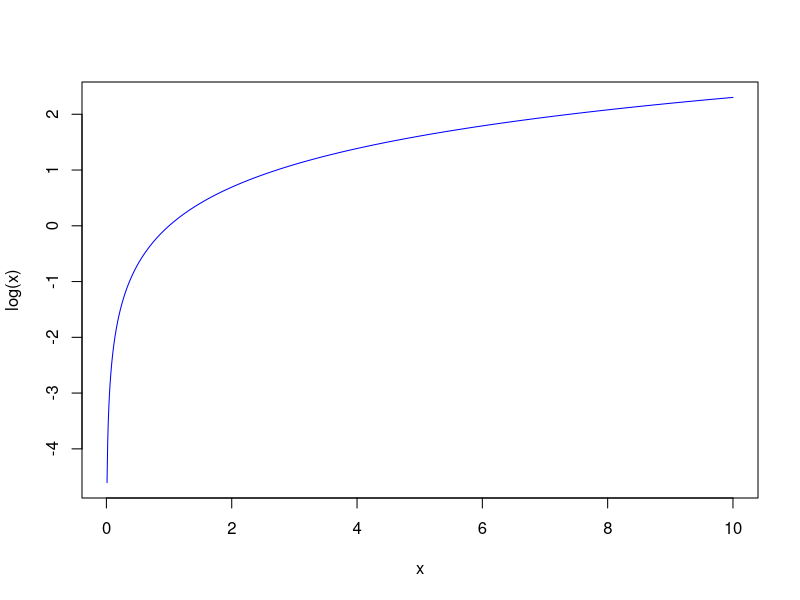
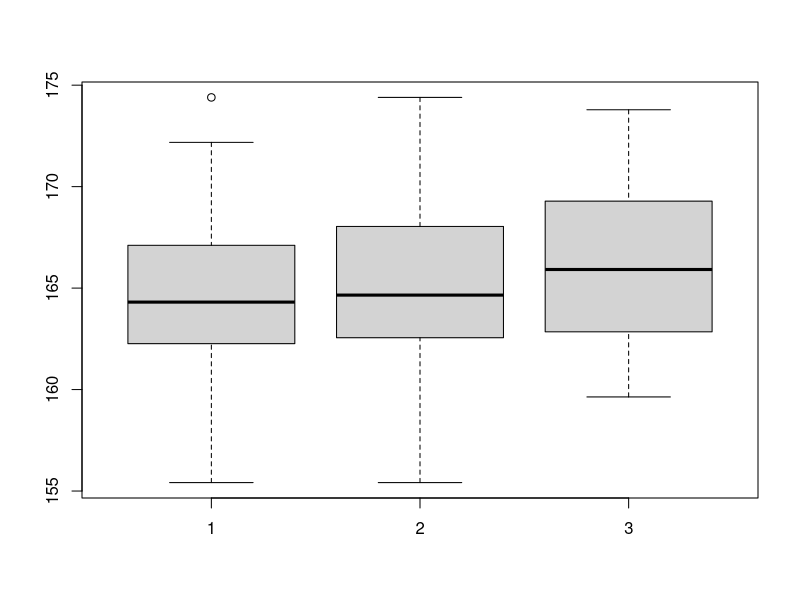

Write the R code that produced these figures, in order.
## ---- chunk 1
knitr::opts_chunk$set(echo = TRUE)
## ---- chunk 2

x <- c(1,2,3)
x
## ---- chunk 3
x <- seq(from=0,to=10,by=0.01)
mean(x)
sd(x)
## ---- chunk 4
x <- seq(from=0.01,to=10,by=0.01)
plot(x,log(x),type='l',col='blue')
## ---- chunk 5

x <- c(1,2,3)
x
class(x)
y <- c(sqrt(2),sqrt(3),sqrt(5))
y
class(y)
z <- c("pepito","juanito","jorgito")
z
class(z)
## ---- chunk 6
x <- rep("pepito",10)
x
y <- rep(c(sqrt(2),sqrt(3)),5)
y
z <- c(rep("f",25),rep("h",75))
z
## ---- chunk 7
x <- seq(from=-10,to=10,by=0.01)
length(x)
## ---- chunk 8
taille <- c(142,NA,189,156,NA,190)
taille
mean(taille,na="TRUE")
sd(taille,na="TRUE")
is.na(taille)
summary(taille)
## ---- chunk 9
x <- seq(from=-100,100,by=2)
x
x[30]
x[30:40]
30:40
1:100
## ---- chunk 10
sexe <- c(rep("f",25),rep("h",75))
sexe
taille <- rnorm(100,165,4)
taille
bd <- data.frame(sexe,taille)
taille.h <- taille[sexe=="h"]
taille.h
taille.f <- taille[sexe=="f"]
taille.f
boxplot(taille.h,taille,taille.f)
mean(taille)
mean(taille.f)
mean(taille.h)
sexe.n <- sexe[taille < 164]
sexe.n
(table(sexe.n)/length(taille))*100
